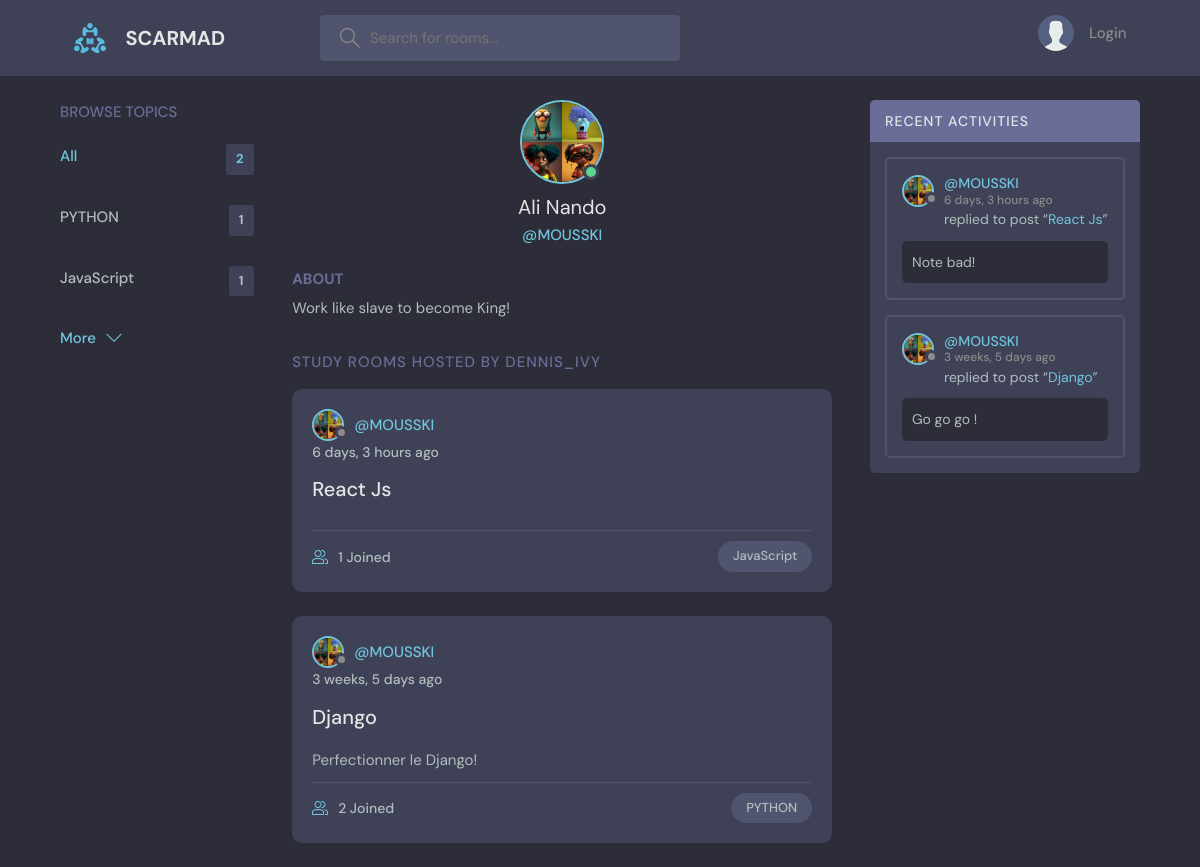
The app's page /profile/1 with its own data.
### base/models.py (models this page shows, shortened)
class Topic(models.Model):
    name = models.CharField(max_length=100)

class User(AbstractUser): # AbstractUser = permet de personaliser le modèle d'utilisateur de base fourni par django
    name = models.CharField(max_length=200, null=True)
    email = models.EmailField(unique=True, null=True)
    bio = models.TextField(null=True)
    avatar = models.ImageField(null=True, default="avatar.svg")
    USERNAME_FIELD = 'email' # indique a Django que l'attribut 'email' doit être utilisé comme nom d'utilisateur a la place du champ "username
    REQUIRED_FIELDS = [] # champ supplémentaire

class Room(models.Model):
    host = models.ForeignKey(User, models.SET_NULL, null=True, blank=True)
    topic = models.ForeignKey(Topic, models.SET_NULL, null=True, blank=True)
    name = models.CharField(max_length=200)
    description = models.TextField(null=True, blank=True)
    participants = models.ManyToManyField(
        User, related_name='participants', blank=True)
    updated = models.DateTimeField(auto_now=True)
    created = models.DateTimeField(auto_now_add=True)
    def __str__(self):  # permet de faire une representation en chaine de caractères de l'objet de modèle dans l'interface d'administration
        return self.name
    class Meta:  # utilisée pour fournir des options suplémentaires au modèle django
        ordering = ['-updated', '-created']

class Message(models.Model):
    user = models.ForeignKey(User, on_delete=models.CASCADE)
    room = models.ForeignKey(Room, on_delete=models.CASCADE)
    body = models.TextField()
    updated = models.DateTimeField(auto_now=True)
    created = models.DateTimeField(auto_now_add=True)
    class Meta:
        ordering = ['-updated', '-created']
    def __str__(self):
        return self.body[0:50] # [0:50] = retourne les 50 premiers caractères de l'attribut 'body'

### base/views.py (the view)
# urls.py: path('profile/<str:pk>', views.userProfile, name="user-profile"),
def userProfile(request, pk):
    user = User.objects.get(id=pk)
    rooms = user.room_set.all() # .room_set.all() = permet de renvoyer tout les objets Room qui sont lié a l'objects User
    room_messages = user.message_set.all()
    topics = Topic.objects.all() # topic et user n'est pas connectè alors on le récupère comme ça
    context = {'user': user, 'rooms': rooms, 'room_messages': room_messages, 'topics': topics}
    return render(request, 'base/profile.html', context)

### base/templates/base/profile.html (shortened to what this page needs)
{% extends 'main.html' %} {% block content %}
  <main class="profile-page layout layout--3">
    <div class="container">
      {% include 'base/topic_component.html' %}
      <div class="roomList">
        <div class="profile">
          <div class="profile__avatar">
            <div class="avatar avatar--large active">
              <img src="{{user.avatar.url}}" />
            </div>
          </div>
          <div class="profile__info">
            <h3>{{user.name}}</h3>
            <p>@{{user.username}}</p>
            </div>
          <div class="profile__about">
            <h3>About</h3>
            <p>
              {{user.bio}}
            </p>
          </div>
        </div>
        <div class="roomList__header">
          <div>
            <h2>Study Rooms Hosted by dennis_ivy</a>
            </h2>
          </div>
        </div>
       {% include 'base/feed_component.html' %}
      </div>
      {% include 'base/activity_component.html' %}
    </div>
  </main>
{% endblock %}

### templates/main.html (shortened to what this page needs)
<!DOCTYPE html>
{% load static %} {% comment %} permet d'inclure les fichier static (image, css, js) grace a {% static 'url' %} {% endcomment %}
<html lang="en">
  <head>
    <link rel="stylesheet" href="{% static 'styles/style.css' %}" />
  </head>
  <body>
    {% include 'navbar.html' %}
    {% block content %}
    {% endblock %}
  </body>
</html>

### templates/navbar.html (shortened to what this page needs)
{% load static %}
<header class="header header--loggedIn">
    <div class="container">
      <a href="/" class="header__logo">
        <img src="{% static 'images/logo.svg' %}" />
        <h1>SCARMAD</h1>
      </a>
      <form class="header__search" method="GET" action="{% url 'home' %}">
        <label>
          <input name="q" placeholder="Search for rooms..." />
        </label>
      </form>
      <nav class="header__menu">
        {% if request.user.is_authenticated %}
        <div class="header__user">
          <a href="{% url 'user-profile' request.user.id %}">
            <div class="avatar avatar--medium active">
              <img src="{{request.user.avatar.url}}" />
            </div>
            <p>{{request.user.name}} <span>@{{request.user.username}}</span></p>
          </a>
          <button class="dropdown-button">
            <svg version="1.1" xmlns="http://www.w3.org/2000/svg" width="32" height="32" viewBox="0 0 32 32">
              <title>chevron-down</title>
              <path d="M16 21l-13-13h-3l16 16 16-16h-3l-13 13z"></path>
            </svg>
          </button>
        </div>
        {% else %}
        <a href="{% url 'login' %}">
          <img src="{% static 'images/avatar.svg' %}" />
          <p>Login</p>
        </a>
        {% endif %}
      </nav>
    </div>
    </header>

### base/templates/base/topic_component.html
<div class="topics">
    <div class="topics__header">
      <h2>Browse Topics</h2>
    </div>
    <ul class="topics__list">
      <li>
        <a href="{% url 'home' %}" class="active">All <span>{{topics.count}}</span></a>
      </li>
      {% for topic in topics %}
      <li>
        <a href="{% url 'home' %}?q={{topic.name}}">{{topic.name}} <span>{{topic.room_set.all.count}}</span></a>
      </li>
      {% endfor %}
    </ul>
    <a class="btn btn--link" href="{% url 'topics' %}">
      More
      <svg version="1.1" xmlns="http://www.w3.org/2000/svg" width="32" height="32" viewBox="0 0 32 32">
        <title>chevron-down</title>
        <path d="M16 21l-13-13h-3l16 16 16-16h-3l-13 13z"></path>
      </svg>
    </a>
</div>

### base/templates/base/feed_component.html (shortened to what this page needs)
{% for room in rooms %}
<div class="roomListRoom">
  <div class="roomListRoom__header">
    {% if room.host %}
      <a href="{% url 'user-profile' room.host.id %}" class="roomListRoom__author">
        <div class="avatar avatar--small">
          <img src="{{room.host.avatar.url}}" />
        </div>
        <span>@{{room.host.username}}</span>
      </a>
    {% else %}
    <div class="avatar avatar--small">
        <img src="room.host.avatar.url" />
      </div>
      <span>@{{room.host.username}}</span>
    {% endif %}
  </div>
  <div class="roomListRoom__actions">
    <span>{{room.created|timesince}} ago</span>
  </div>
  <div class="roomListRoom__content">
    <a href="{% url 'room' room.id %}">{{room.name}}</a>
    <p>
     {{room.description}}
    </p>
  </div>
  <div class="roomListRoom__meta">
    <a href="{% url 'room' room.id %}" class="roomListRoom__joined">
      {{room.participants.all.count}} Joined
    </a>
    <p class="roomListRoom__topic">{{room.topic.name}}</p>
  </div>
</div>
{% endfor %}

### base/templates/base/activity_component.html (shortened to what this page needs)
<div class="activities">
    <div class="activities__header">
        <h2>Recent Activities</h2>
    </div>
    {% for message in room_messages %}
    <div class="activities__box">
        <div class="activities__boxHeader roomListRoom__header">
            <a href="{% url 'user-profile' message.user.id %}" class="roomListRoom__author">
            <div class="avatar avatar--small">
                <img src="{{message.user.avatar.url}}" />
            </div>
            <p>
                @{{message.user.username}}
                <span>{{message.created|timesince}} ago</span>
            </p>
            </a>
        </div>
        <div class="activities__boxContent">
            <p>replied to post “<a href="{% url 'room' message.room.id %}">{{message.room}}</a>”</p>
            <div class="activities__boxRoomContent">{{message}} </div>
        </div>
    </div>
    {% endfor %}
</div>

### records on screen
Topic: name "PYTHON", room_set.all.count "1"
Topic: name "JavaScript", room_set.all.count "1"
User: avatar (picture), name "Ali Nando", username "MOUSSKI", bio "Work like slave to become King!"
Room: host.avatar (picture), host.username "MOUSSKI", created "6 days, 3 hours", name "React Js", participants.all.count "1", topic.name "JavaScript"
Room: host.avatar (picture), host.username "MOUSSKI", created "3 weeks, 5 days", name "Django", description "Perfectionner le Django!", participants.all.count "2", topic.name "PYTHON"
Message: user.avatar (picture), user.username "MOUSSKI", created "6 days, 3 hours", room "React Js", body "Note bad!"
Message: user.avatar (picture), user.username "MOUSSKI", created "3 weeks, 5 days", room "Django", body "Go go go !"

### other values on screen
{{ topics.count }} "2"
